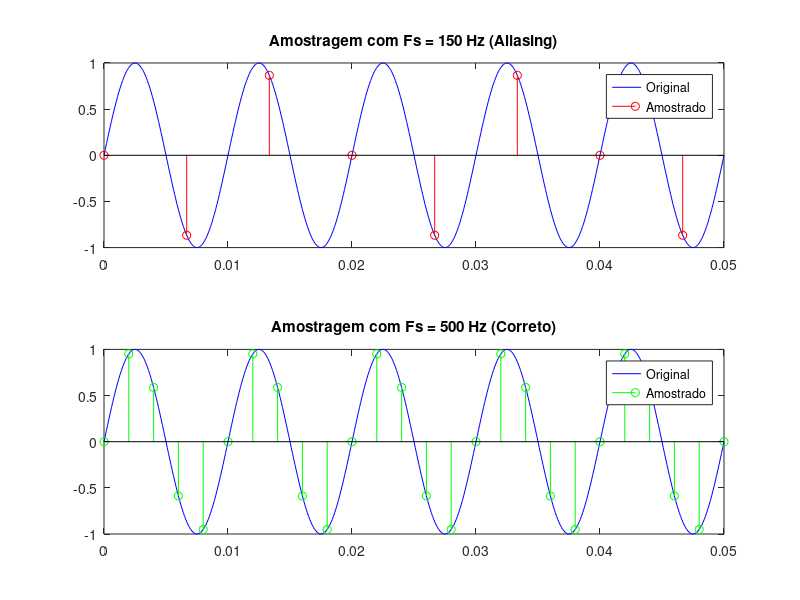

The MATLAB script that drew this image:
% Exercício 1.5 - Lista 1
% Objetivo: Analisar o efeito da amostragem em um sinal de 100 Hz

f_max = 100; % Frequência máxima do sinal (ex: componente de um ECG)
t = 0:0.0001:0.05; % Tempo "contínuo"
x = sin(2*pi*f_max*t);

% Testando Fs = 150 Hz (Abaixo de Nyquist - deve causar aliasing)
Fs1 = 150;
t1 = 0:1/Fs1:0.05;
x1 = sin(2*pi*f_max*t1);

figure;
subplot(2,1,1);
plot(t,x,'b'); hold on; stem(t1,x1,'r');
title(['Amostragem com Fs = ', num2str(Fs1), ' Hz (Aliasing)']);
legend('Original','Amostrado');

% Testando Fs = 500 Hz (Acima de Nyquist - representação correta)
Fs2 = 500;
t2 = 0:1/Fs2:0.05;
x2 = sin(2*pi*f_max*t2);

subplot(2,1,2);
plot(t,x,'b'); hold on; stem(t2,x2,'g');
title(['Amostragem com Fs = ', num2str(Fs2), ' Hz (Correto)']);
legend('Original','Amostrado');
